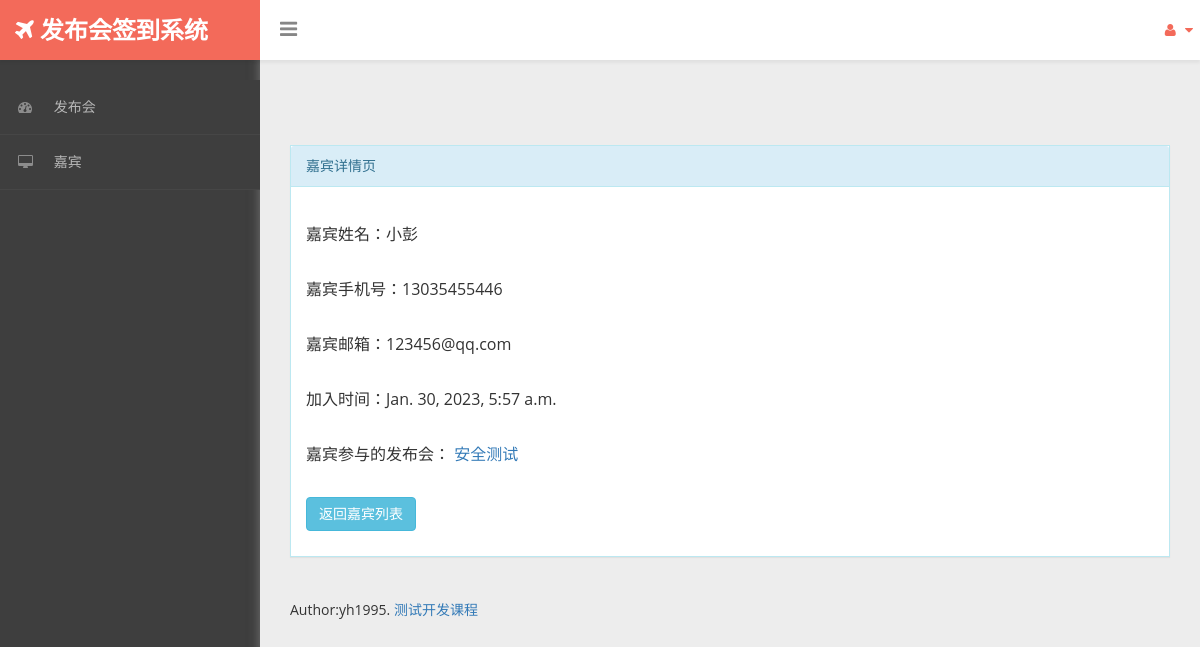
The page /sgin/guests/detail/11 on the database its author committed.
### sgin/models.py (models this page shows, shortened)
class Guest(models.Model):
    events=models.ManyToManyField(Event, through='GuestEvent')
    name=models.CharField(max_length=64,unique=True)
    phone=models.CharField(max_length=64,unique=True)
    email=models.EmailField()
    createTime=models.DateTimeField(auto_now_add=True)

class Event(models.Model):
    id=models.IntegerField(unique=True,primary_key=True)
    name=models.CharField(max_length=256,null=False)
    address=models.CharField(max_length=256,null=False)
    limits=models.IntegerField(default=100)
    status=models.BooleanField(default=True)
    startTime=models.DateTimeField(null=True)
    createTime=models.DateTimeField(null=True,auto_now_add=True) # auto_now_add����ʱ���뵱ǰʱ�䣬�̶�������
    updateTime=models.DateTimeField(null=True,auto_now=True)  # auto_now��ÿ���޸�model�������
    def __str__(self):
        return self.name

### sgin/views.py (the view)
# urls.py: path('guests/detail/<int:guest_id>',views.guest_detail),
def guest_detail(request,guest_id):
    try:
        guest=Guest.objects.get(id=guest_id)
    except:
        guest=''
    return render(request,'guest_detail.html',{'guest':guest})

### sgin/templates/guest_detail.html (shortened to what this page needs)
{% extends 'base.html' %}
{% block content%}
  <div class="panel panel-info">
    <div class="panel-heading"> 嘉宾详情页 </div>
    <div class="panel-body">
      <p>嘉宾姓名：{{ guest.name }}</p>
      <p>嘉宾手机号：{{ guest.phone }}</p>
      <p>嘉宾邮箱：{{ guest.email }}</p>
      <p>加入时间：{{ guest.createTime }}</p>
      <p>嘉宾参与的发布会：
          {% for event in guest.events.all %}
              <a href="/sgin/events/detail/{{ event.id }}">{{ event }}</a>
          {% endfor %}
      </p>
      <p><a href="/sgin/guests" class="btn btn-info">返回嘉宾列表</a></p>
    </div>
  </div>
{% endblock %}

### sgin/static/assets/css/custom-styles.css (style rules this page uses)
body { font-family: 'Open Sans', sans-serif; background: #3E3E3E; }
p { font-size:16px; line-height:25px; padding-top:20px; }
.panel { border-radius:0px; }
.panel-heading { border-bottom: 1px solid transparent; border-top-left-radius: 3px; border-top-right-radius: 3px; }

### rows shown on the page
Guest: name "小彭", phone "13035455446", email "123456@qq.com", createTime "Jan. 30, 2023, 5:57 a.m."
Event: name "安全测试"
